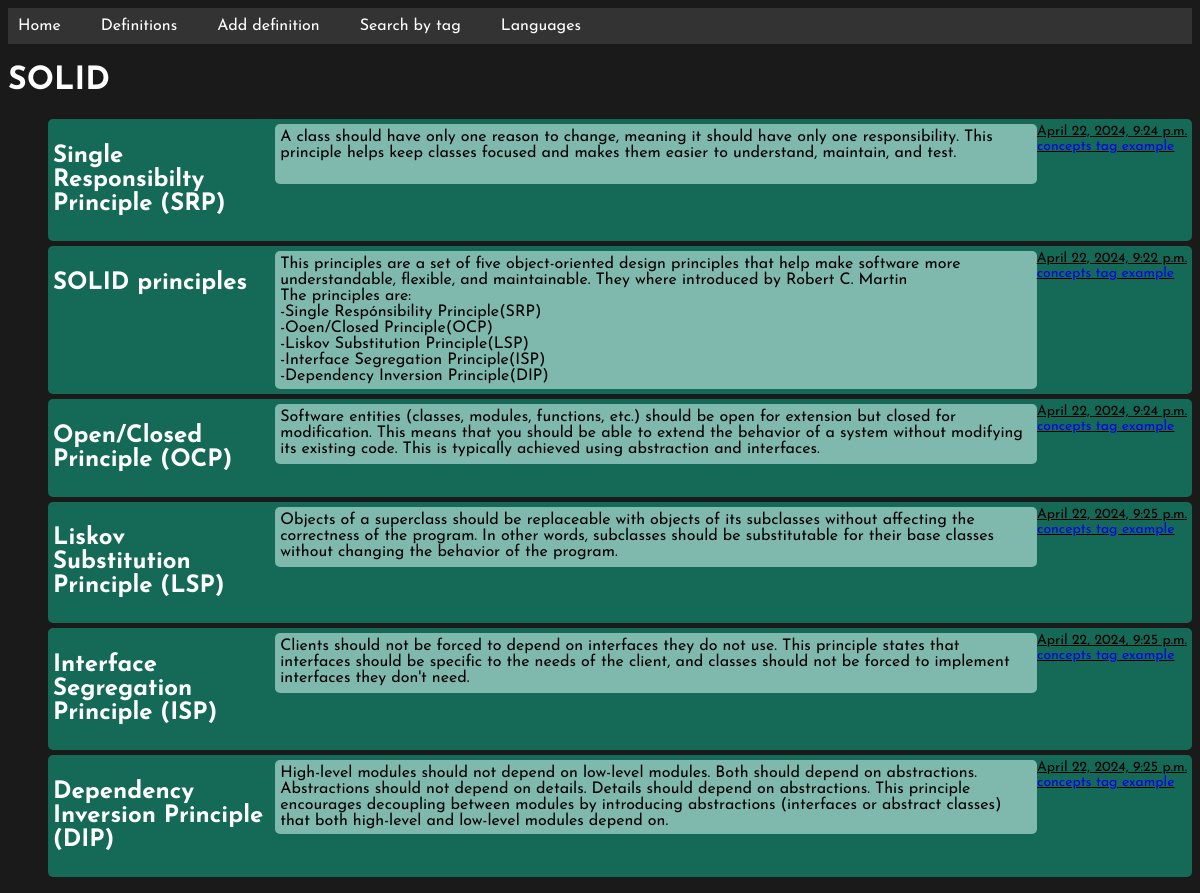
Screenshot of /tag_definitions/SOLID/ with the database file from the repository.
### fields/models.py (models this page shows, shortened)
class Tag(models.Model):
    tag_name = models.CharField(max_length=100)
    def __str__(self):
        return self.tag_name

class Field(models.Model):
    id = models.AutoField(primary_key=True)
    title = models.CharField(max_length=50, null=False, blank=False)
    definition = models.TextField(null=False, blank=False)
    created_date = models.DateTimeField(auto_now_add = True)
    tags = models.ManyToManyField(Tag, blank=True, null=True, related_name='fields')

### fields/views.py (the view)
# urls.py: path('tag_definitions/<str:tag_name>/', views.tag_definitions_vw, name='tag_definitions_url'),
def tag_definitions_vw(request, tag_name = None):
    tag = None
    fields_with_tag = None
    form = TagForm()
    tag = Tag.objects.get(tag_name=tag_name)
    fields_with_tag = Field.objects.filter(tags=tag)
    return render(request, 'tag_definitions.html', {'tag': tag, 'fields_with_tag': fields_with_tag, 'form':form})

### fields/templates/tag_definitions.html
{% extends 'navbar.html' %}
{% block content %}
    <h1>{{ tag }}</h1>
    <ul>
        {% for field in fields_with_tag %}
            {% include 'definition_item.html' %}
        {% endfor %}
    </ul>
{% endblock %}

### fields/templates/navbar.html (shortened to what this page needs)
<!DOCTYPE html>
<html lang="en">
<head>
</head>
<body>
    <nav>
        <ul>
            <li>
                <a href="{% url 'home_url' %}">Home</a>
            </li>
            <li>
                <a href="{% url 'vocabulary_url' %}">Definitions</a>
            </li>
            <li>
                <a href="{% url 'field_add_url' %}">Add definition</a>
            </li>
            <li>
                <a href="{% url 'tag_select_url' %}">Search by tag</a>
            </li>
            <li>
                <a href="{% url 'languages_url' %}">Languages</a>
            </li>
        </ul>
    </nav>
{% block content %}
{% endblock %}
</body>
</html>

### fields/templates/definition_item.html
<li class="item">
    <span class="title"><h2>{{ field.title }}</h2></span>
<div class="definition-wrapper">
    <div class="definition">{{ field.definition }}</div>
</div>
<span class="date">{{ field.created_date }}<br>
    <a class="tags" href="/">concepts</a>
    <a class="tags" href="/">tag example</a>
</span>
</li>

### fields/templates/navbar.html (style rules this page uses)
body { font-family: 'Josefin Sans', sans-serif; background-color: #1a1a1a; }
h1, h2, P, li { color: white; }
nav { background-color: #333; }
nav ul { list-style-type: none; padding: 0; margin: 0; display: flex; }
nav ul li { margin-right: 20px; }
nav ul li a { text-decoration: none; color: white; padding: 10px; display: inline-block; }
h1 { color: white; }
.item { display: flex; background-color: #156957; border-radius: 5px; padding: 5px; margin-bottom: 5px; align-items: flex-start; color: black; }
.title { border-top-left-radius: 5px; border-bottom-left-radius: 5px; flex: 1; }
.definition-wrapper { display: flex; flex-grow: 3; background-color: #156957; }
.definition { background-color: #7fb9ad; padding: 5px 5px; border-radius: 5px; white-space: pre-line; margin-left: 5px; width: 100px; flex-grow: 3; line-height: 0.9w; min-height: 50px; }
.date { font-size: 14px; text-decoration: underline; display: block; }
.tags { text-decoration: none !important; }

### rows the page displays
Tag: tag_name "SOLID"
Field: title "Single Responsibilty Principle (SRP)", definition "A class should have only one reason to change, meaning it should have only one responsibility. This principle helps keep classes focused and makes them easier to understand, maintain, and test.", created_date "April 22, 2024, 9:24 p.m."
Field: title "SOLID principles", definition "This principles are a set of five object-oriented design principles that help make software more understandable, flexible, and maintainable. They where introduced by Robert C. Martin The principles are: -Single Respónsibility Principle(SRP) -Ooen/Closed Principle(OCP) -Liskov Substitution Principle(LSP) -Interface Segregation Principle(ISP) -Dependency Inversion Principle(DIP)", created_date "April 22, 2024, 9:22 p.m."
Field: title "Open/Closed Principle (OCP)", definition "Software entities (classes, modules, functions, etc.) should be open for extension but closed for modification. This means that you should be able to extend the behavior of a system without modifying its existing code. This is typically achieved using abstraction and interfaces.", created_date "April 22, 2024, 9:24 p.m."
Field: title "Liskov Substitution Principle (LSP)", definition "Objects of a superclass should be replaceable with objects of its subclasses without affecting the correctness of the program. In other words, subclasses should be substitutable for their base classes without changing the behavior of the program.", created_date "April 22, 2024, 9:25 p.m."
Field: title "Interface Segregation Principle (ISP)", definition "Clients should not be forced to depend on interfaces they do not use. This principle states that interfaces should be specific to the needs of the client, and classes should not be forced to implement interfaces they don't need.", created_date "April 22, 2024, 9:25 p.m."
Field: title "Dependency Inversion Principle (DIP)", definition "High-level modules should not depend on low-level modules. Both should depend on abstractions. Abstractions should not depend on details. Details should depend on abstractions. This principle encourages decoupling between modules by introducing abstractions (interfaces or abstract classes) that both high-level and low-level modules depend on.", created_date "April 22, 2024, 9:25 p.m."
